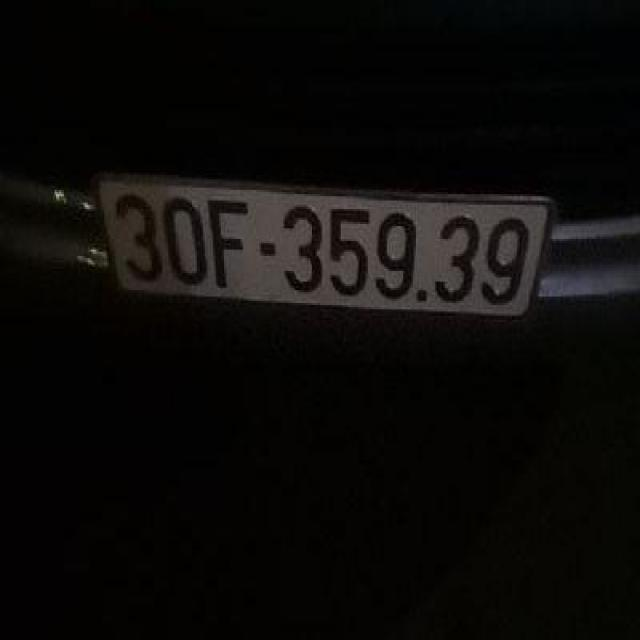
#> input picture Vietnam License Plate.v2i.coco/test/Tgmt_0558_png.rf.e13610194e1a2779f07acdd0924a6674.jpg, 640 x 640 px; its folder holds only this picture in this run
$ python -i detection.py   (imports and definitions only)   (older library calls are emulated)
#> lines starting #> are read from the running program, lines starting #| are printed output that depends on the picture; after the words box and inside, x2 and y2 are one past the last pixel; in counts of white or black regions, pixels touching at a corner belong together
### src/preprocessing.py
"""Image enhancement used by WP1."""

import cv2
import numpy as np


def grayscale(image: np.ndarray) -> np.ndarray:
    if image is None or image.size == 0:
        raise ValueError("image is empty")
    if image.ndim == 2:
        return image.copy()
    return cv2.cvtColor(image, cv2.COLOR_BGR2GRAY)


def enhance(image: np.ndarray, filter_type: str = "bilateral") -> np.ndarray:
    gray = grayscale(image)
    clahe = cv2.createCLAHE(clipLimit=2.0, tileGridSize=(8, 8))
    gray = clahe.apply(gray)
    if filter_type == "gaussian":
        return cv2.GaussianBlur(gray, (5, 5), 0)
    if filter_type == "median":
        return cv2.medianBlur(gray, 5)
    if filter_type == "bilateral":
        return cv2.bilateralFilter(gray, 5, 35, 35)
    if filter_type == "none":
        return gray
    raise ValueError(f"unknown filter: {filter_type}")

### src/edge_detection.py
"""Edge operators for inspection and detection."""

import cv2
import numpy as np


def canny(gray: np.ndarray, low: int = 80, high: int = 180) -> np.ndarray:
    return cv2.Canny(gray, low, high)


def sobel(gray: np.ndarray) -> np.ndarray:
    gradient = cv2.Sobel(gray, cv2.CV_32F, 1, 0, ksize=3)
    return cv2.convertScaleAbs(gradient)


def laplacian(gray: np.ndarray) -> np.ndarray:
    gradient = cv2.Laplacian(gray, cv2.CV_32F, ksize=3)
    return cv2.convertScaleAbs(gradient)

### src/color_detection.py
"""HSV masks for common Vietnamese plate backgrounds."""

import cv2
import numpy as np


RANGES = {
    "white": [((0, 0, 155), (179, 85, 255))],
    "yellow": [((15, 70, 100), (40, 255, 255))],
    "blue": [((90, 45, 45), (135, 255, 255))],
    "red": [((0, 80, 70), (10, 255, 255)), ((165, 80, 70), (179, 255, 255))],
}


def color_masks(image: np.ndarray) -> dict[str, np.ndarray]:
    hsv = cv2.cvtColor(image, cv2.COLOR_BGR2HSV)
    result = {}
    for name, ranges in RANGES.items():
        mask = np.zeros(hsv.shape[:2], dtype=np.uint8)
        for low, high in ranges:
            mask |= cv2.inRange(hsv, np.array(low), np.array(high))
        result[name] = mask
    return result

### src/reclassifier.py
"""Optional HOG+SVM re-ranker for WP1 candidates.

Loaded lazily from models/wp1_svm.pkl. If the model file is missing, every
function degrades to "no opinion" so the heuristic detector keeps working.
"""
from pathlib import Path

import numpy as np

try:
    import joblib
except ImportError:
    joblib = None

from .hog import hog_features, crop_features

_MODEL = None
_LOADED = False
_MODEL_PATHS = (Path("models/wp1_svm.pkl"), Path("models/wp1_svm.joblib"))


import os as _os

def _load():
    global _MODEL, _LOADED
    if _os.environ.get('WP1_DISABLE_SVM') or joblib is None:
        return None
    if _LOADED:
        return _MODEL
    _LOADED = True
    for p in _MODEL_PATHS:
        if p.exists():
            try:
                bundle = joblib.load(p)
                _MODEL = bundle["model"]
            except Exception:
                _MODEL = None
            break
    # also try absolute path relative to this file's repo root
    if _MODEL is None:
        repo = Path(__file__).resolve().parents[1]
        for rel in ("models/wp1_svm.pkl", "models/wp1_svm.joblib"):
            p = repo / rel
            if p.exists():
                try:
                    bundle = joblib.load(p)
                    _MODEL = bundle["model"]
                except Exception:
                    _MODEL = None
                break
    return _MODEL


def svm_probability(crop: np.ndarray) -> float | None:
    """Return P(plate) in [0,1] for a BGR crop, or None if no model."""
    model = _load()
    if model is None or crop is None or crop.size == 0:
        return None
    try:
        feat = np.concatenate([hog_features(crop), crop_features(crop)]).reshape(1, -1)
        proba = model.predict_proba(feat)[0]
        # class 1 = plate
        classes = list(model.classes_)
        idx = classes.index(1) if 1 in classes else -1
        return float(proba[idx]) if idx >= 0 else float(proba[-1])
    except Exception:
        try:
            feat = np.concatenate([hog_features(crop), crop_features(crop)]).reshape(1, -1)
            val = model.decision_function(feat)[0]
            return float(1.0 / (1.0 + np.exp(-val)))
        except Exception:
            return None

### src/detection.py
"""Plate proposals from edges, morphology, HSV color and contours."""

from dataclasses import dataclass

import cv2
import numpy as np

from .color_detection import color_masks
from .edge_detection import canny, sobel
from .preprocessing import enhance
from .reclassifier import svm_probability
import os as _os
_SVM_HEUR_W = float(_os.environ.get('WP1_SVM_HEUR_W', '0.4'))
_SVM_MODEL_W = float(_os.environ.get('WP1_SVM_MODEL_W', '0.6'))


def _has_plate_border(gray_roi: np.ndarray) -> bool:
    """Quick border check: dark rectangular outline around plate region."""
    if gray_roi.size < 400:
        return False
    # Blackhat highlights dark structures (border) on bright background
    blackhat = cv2.morphologyEx(gray_roi, cv2.MORPH_BLACKHAT, cv2.getStructuringElement(cv2.MORPH_RECT, (5, 5)))
    _, th = cv2.threshold(blackhat, 0, 255, cv2.THRESH_BINARY + cv2.THRESH_OTSU)
    contours, _ = cv2.findContours(th, cv2.RETR_EXTERNAL, cv2.CHAIN_APPROX_SIMPLE)
    for cnt in contours:
        x, y, w, h = cv2.boundingRect(cnt)
        area = cv2.contourArea(cnt)
        if w > 15 and h > 10 and area / max(1, w * h) > 0.5:
            ratio = w / max(1, h)
            if 1.5 < ratio < 6 or 0.8 < ratio < 1.5:
                return True
    return False


@dataclass
class Candidate:
    bbox: tuple[int, int, int, int]
    corners: np.ndarray
    score: float
    source: str


def _proposal_masks(image: np.ndarray, gray: np.ndarray) -> dict[str, np.ndarray]:
    h, w = gray.shape
    scale = max(1, round(w / 640))
    masks = {}
    edges = canny(gray)
    masks["edges"] = cv2.morphologyEx(edges, cv2.MORPH_CLOSE, cv2.getStructuringElement(cv2.MORPH_RECT, (7 * scale, 3 * scale)))
    blackhat = cv2.morphologyEx(gray, cv2.MORPH_BLACKHAT, cv2.getStructuringElement(cv2.MORPH_RECT, (11 * scale, 5 * scale)))
    grad = sobel(blackhat)
    _, grad = cv2.threshold(grad, 0, 255, cv2.THRESH_BINARY + cv2.THRESH_OTSU)
    masks["characters"] = cv2.morphologyEx(grad, cv2.MORPH_CLOSE, cv2.getStructuringElement(cv2.MORPH_RECT, (9 * scale, 4 * scale)))
    for name, mask in color_masks(image).items():
        clean = cv2.morphologyEx(mask, cv2.MORPH_CLOSE, cv2.getStructuringElement(cv2.MORPH_RECT, (5 * scale, 5 * scale)))
        masks[name] = cv2.morphologyEx(clean, cv2.MORPH_OPEN, np.ones((3, 3), np.uint8))
    return masks


def _iou(a: tuple[int, int, int, int], b: tuple[int, int, int, int]) -> float:
    x1, y1 = max(a[0], b[0]), max(a[1], b[1])
    x2, y2 = min(a[2], b[2]), min(a[3], b[3])
    intersection = max(0, x2 - x1) * max(0, y2 - y1)
    area_a = (a[2] - a[0]) * (a[3] - a[1])
    area_b = (b[2] - b[0]) * (b[3] - b[1])
    return intersection / max(1, area_a + area_b - intersection)


def find_candidates(
    image: np.ndarray, max_candidates: int = 10, *,
    min_area_fraction: float = 0.005, max_area_fraction: float = 0.30,
) -> list[Candidate]:
    """Return ranked candidates; scores are heuristics, not probabilities."""
    if image is None or image.size == 0:
        raise ValueError("image is empty")
    if not 0 < min_area_fraction < max_area_fraction <= 1:
        raise ValueError("invalid candidate area range")
    original_h, original_w = image.shape[:2]
    if image.ndim != 3 or image.shape[2] != 3:
        raise ValueError("expected BGR image")
    resize_factor = min(1.0, 800 / max(original_w, original_h))
    work = cv2.resize(image, None, fx=resize_factor, fy=resize_factor) if resize_factor < 1 else image
    h, w = work.shape[:2]
    gray = enhance(work)
    evidence_edges = canny(gray)
    hsv_masks = color_masks(work)
    candidates = []
    for source, mask in _proposal_masks(work, gray).items():
        contours, _ = cv2.findContours(mask, cv2.RETR_LIST, cv2.CHAIN_APPROX_SIMPLE)
        for contour in contours:
            x, y, bw, bh = cv2.boundingRect(contour)
            if bw < 18 or bh < 12:
                continue
            area_fraction = bw * bh / (w * h)
            ratio = bw / bh
            if not (min_area_fraction <= area_fraction <= max_area_fraction and (0.65 <= ratio <= 6.5 or (0.8 <= ratio <= 1.5))):
                continue
            rect_area = cv2.contourArea(contour) / (bw * bh)
            if rect_area < 0.30:
                continue
            x1 = max(0, x - round(bw * 0.04))
            y1 = max(0, y - round(bh * 0.04))
            x2 = min(w, x + bw + round(bw * 0.04))
            y2 = min(h, y + bh + round(bh * 0.04))
            roi_edges = evidence_edges[y1:y2, x1:x2]
            edge_density = cv2.countNonZero(roi_edges) / max(1, roi_edges.size)
            color_coverage = max(cv2.countNonZero(mask_[y1:y2, x1:x2]) / max(1, roi_edges.size) for mask_ in hsv_masks.values())
            if edge_density < 0.025 and color_coverage < 0.55:
                continue
            shape_score = max(np.exp(-abs(np.log(ratio / target)) / 0.75) for target in (1.0, 2.2, 4.0))
            edge_score = min(1.0, edge_density / 0.13)
            size_score = min(1.0, area_fraction / 0.10)
            color_score = min(1.0, color_coverage / 0.55)
            # Character density: minority-class fraction after Otsu on the ROI.
            # Plates mix dark glyphs with a light background (~0.15-0.40 minority);
            # solid regions (lights, plain panels) stay near zero.
            roi_gray = gray[y1:y2, x1:x2]
            _, roi_th = cv2.threshold(roi_gray, 0, 255, cv2.THRESH_BINARY + cv2.THRESH_OTSU)
            fg = cv2.countNonZero(roi_th)
            char_density = min(fg, roi_th.size - fg) / max(1, roi_th.size)
            char_score = min(1.0, char_density / 0.45)
            color_boost = 0.08 if source in ("white", "yellow", "blue") else 0.0
            # Glyph-count boost: plates contain ~8-25 connected components
            # (characters); solid regions (lights, panels) have very few.
            if fg > roi_th.size // 2:
                minority = cv2.bitwise_not(roi_th)
            else:
                minority = roi_th
            n_labels, _ = cv2.connectedComponents(minority)
            n_labels -= 1
            glyph_boost = 0.07 if 6 <= n_labels <= 40 else 0.0
            score = float(0.23 * shape_score + 0.18 * edge_score + 0.19 * size_score + 0.13 * color_score + 0.08 * min(1.0, rect_area / 0.7) + 0.10 * char_score + 0.05 * color_boost + glyph_boost)
            center_x = (x1 + x2) / (2 * w)
            center_y = (y1 + y2) / (2 * h)
            score += 0.06 * (1 - 2 * abs(center_x - 0.5))
            score += 0.06 * (1 - 2 * abs(center_y - 0.55))
            if x1 == 0 or y1 == 0 or x2 == w or y2 == h:
                score -= 0.08
            # Optional HOG+SVM re-rank (no-op if model missing)
            _svm_p = svm_probability(work[y1:y2, x1:x2])
            if _svm_p is not None:
                _mode = _os.environ.get('WP1_SVM_MODE', 'blend')
                _gate = float(_os.environ.get('WP1_SVM_GATE', '0.35'))
                if _svm_p < _gate:
                    continue
                if _mode != 'gate':
                    score = _SVM_HEUR_W * score + _SVM_MODEL_W * _svm_p
            epsilon = 0.025 * cv2.arcLength(contour, True)
            approx = cv2.approxPolyDP(contour, epsilon, True)
            corners = approx.reshape(4, 2).astype(np.float32) if len(approx) == 4 else cv2.boxPoints(cv2.minAreaRect(contour))
            box = tuple(round(v / resize_factor) for v in (x1, y1, x2, y2))
            box = (max(0, box[0]), max(0, box[1]), min(original_w, box[2]), min(original_h, box[3]))
            candidates.append(Candidate(box, corners / resize_factor, score, source))
    candidates.sort(key=lambda item: item.score, reverse=True)
    unique = []
    for item in candidates:
        if all(_iou(item.bbox, other.bbox) < 0.65 for other in unique):
            unique.append(item)
            if len(unique) >= max_candidates:
                break
    return unique

>>> import cv2
>>> picture = cv2.imread('../Vietnam License Plate.v2i.coco/test/Tgmt_0558_png.rf.e13610194e1a2779f07acdd0924a6674.jpg')
#> picture is the input picture: shape (640, 640, 3); mean B, G, R 8.9, 10.6, 11.9
>>> result = find_candidates(picture)
#> in enhance, `gray = clahe.apply(gray)`:
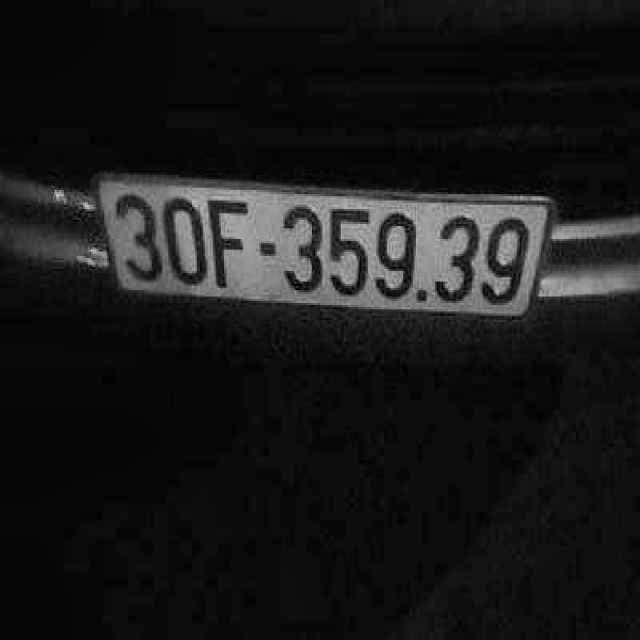
#> gray: shape (640, 640); min 1, max 200, mean 25.1
#> in canny, `return cv2.Canny(gray, low, high)`:
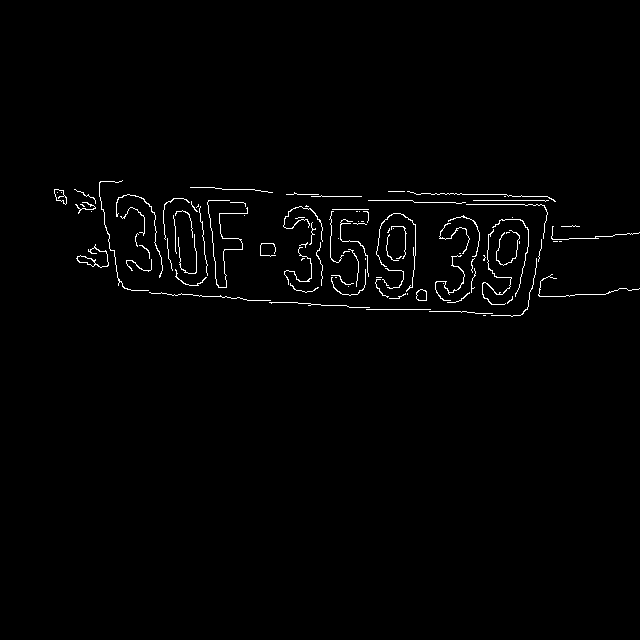
#> returned value: shape (640, 640); 1.2% white in thin lines or dots, all inside (x1, y1, x2, y2) = (54, 180, 640, 317)
#> in color_masks, `hsv = cv2.cvtColor(image, cv2.COLOR_BGR2HSV)`: hsv: shape (640, 640, 3); mean H, S, V 32.8, 132.8, 12.2
#> after the loop in color_masks, `for name, ranges in RANGES.items():`: mask: shape (640, 640); every value is 0
#> after the loop in color_masks, `for name, ranges in RANGES.items():`: result = 4 items
#> in _proposal_masks, `h, w = gray.shape`: h = 640
#> in _proposal_masks, `scale = max(1, round(w / 640))`: scale = 1
#> in sobel, `gradient = cv2.Sobel(gray, cv2.CV_32F, 1, 0, ksize=3)`:
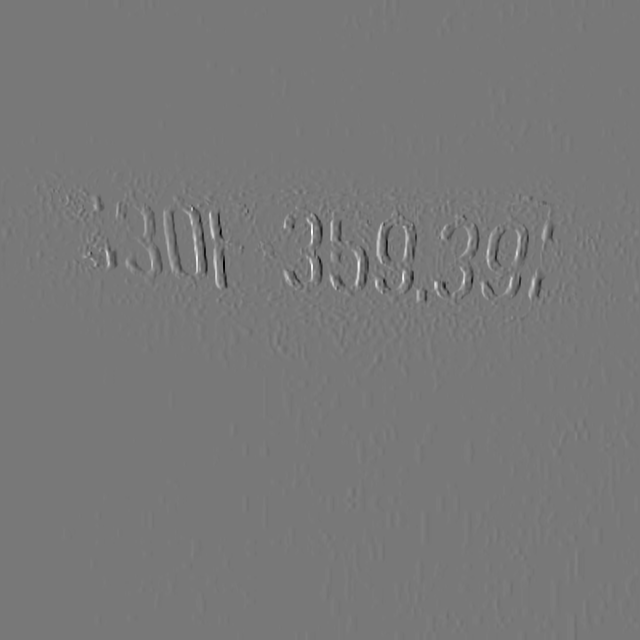
#> gradient: shape (640, 640) float32; min -360, max 400, mean 0; drawn with min black and max white
#> in _proposal_masks, `_, grad = cv2.threshold(grad, 0, 255, cv2.THRESH_BINARY + cv2.THRESH_O..`:
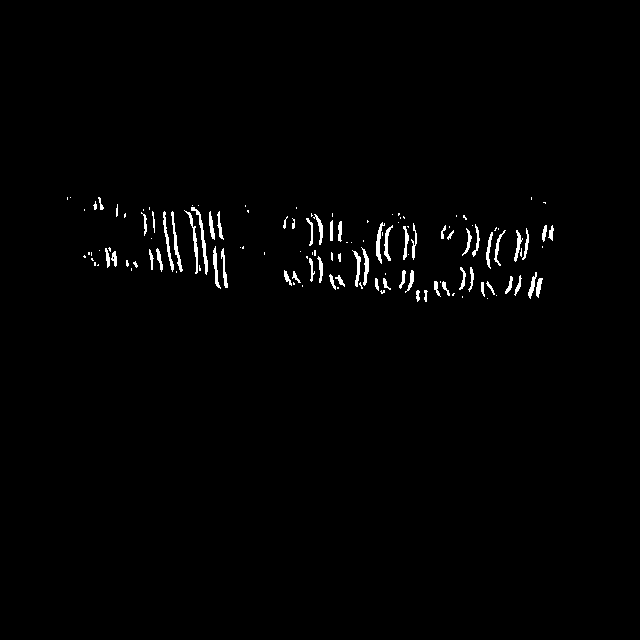
#> grad: shape (640, 640); 1.2% white; 130 white regions (68 under 20 px), largest, box (x1, y1, x2, y2) and area: (191, 207, 208, 275) 218, (184, 210, 198, 274) 176, (171, 211, 183, 272) 175
#> the loop in find_candidates, `for source, mask in _proposal_masks(work, gray).items():` made 6 passes
#> source on passes 1 to 6: 'edges', 'characters', 'white', 'yellow', 'blue', 'red'
#> after the loop in find_candidates, `for source, mask in _proposal_masks(work, gray).items():`:
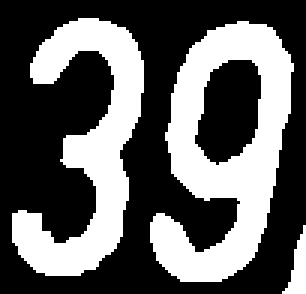
#> minority: shape (98, 102) (shown 3 times larger); 37.9% white; 3 white regions, box (x1, y1, x2, y2) and area: (50, 7, 98, 94) 2066, (4, 6, 48, 92) 1630, (94, 75, 102, 98) 91
#> after the loop in find_candidates, `for source, mask in _proposal_masks(work, gray).items():`:
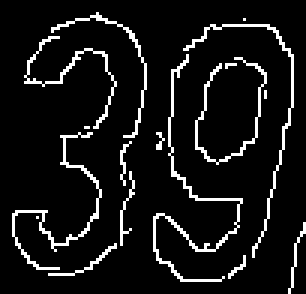
#> roi_edges: shape (98, 102) (shown 3 times larger); 8.5% white in thin lines or dots
#> after the loop in find_candidates, `for source, mask in _proposal_masks(work, gray).items():`:
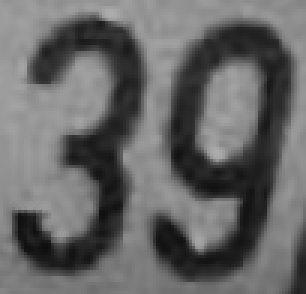
#> roi_gray: shape (98, 102) (shown 3 times larger); min 13, max 173, mean 102.1
#> after the loop in find_candidates, `for source, mask in _proposal_masks(work, gray).items():`: candidates = 1 item
#> the loop in find_candidates, `for item in candidates:` made 1 pass
#> result = 1 item
